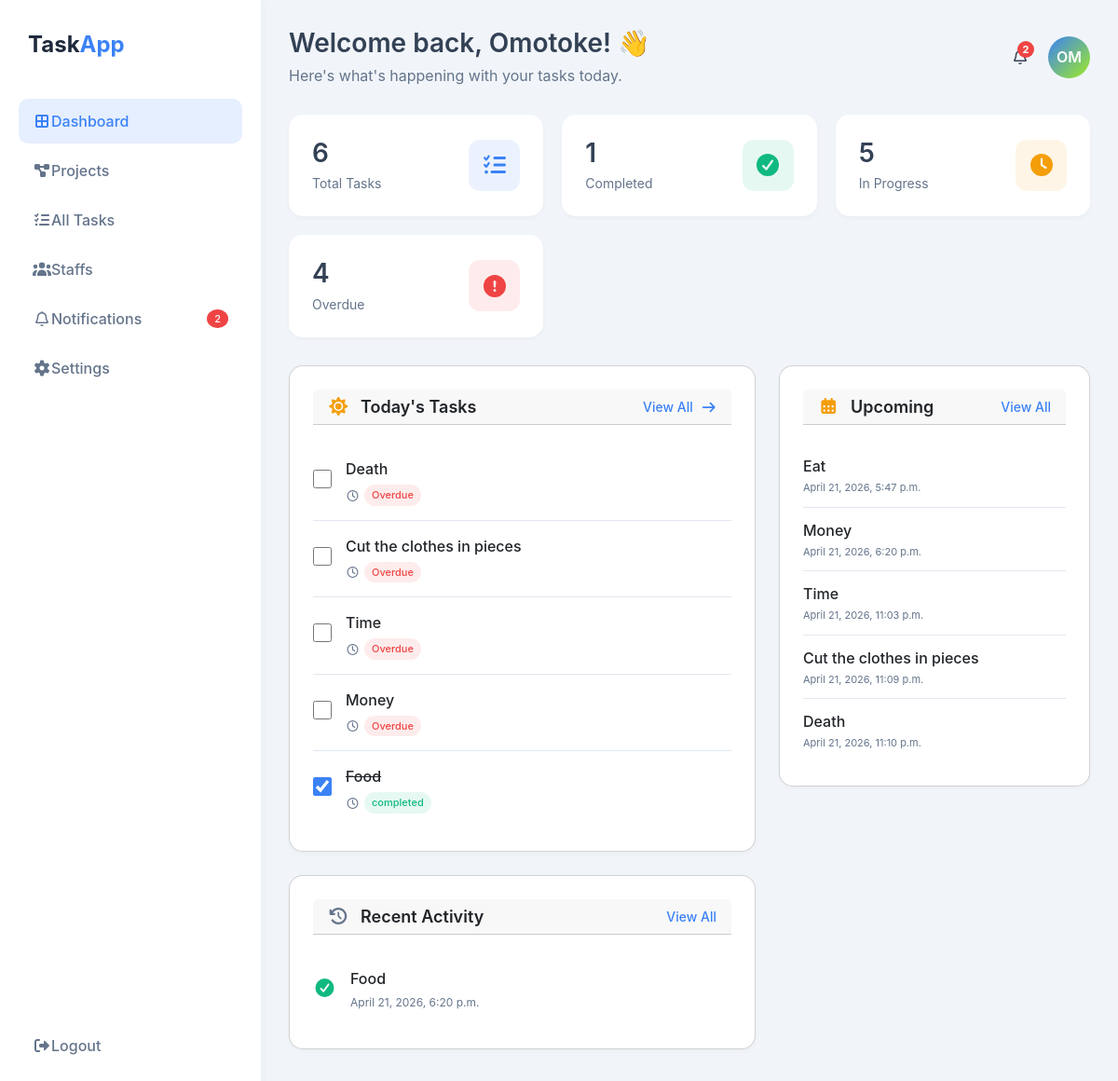
The app's page /Dash (signed in) with its own data.
### Task/models.py (models this page shows, shortened)
class Task(models.Model):
    user = models.ForeignKey(User, on_delete=models.CASCADE)
    title = models.CharField(max_length=255)
    completed = models.BooleanField(default=False)
    in_progress = models.BooleanField(default=True)
    overdue = models.BooleanField(default=False)
    created_at = models.DateTimeField(auto_now_add=True)
    due_date = models.DateTimeField(null=True, blank=True)
    assigned_members = models.TextField(blank=True, help_text='Comma-separated member IDs')

### Task/views.py (the view)
# urls.py: path('Dash', views.Dash, name='Dash'),
def Dash(request):
    user = request.user.id
    tasks = Task.objects.filter(user=request.user).count()
    completed = Task.objects.filter(user=request.user, completed=True).count()
    in_progress = Task.objects.filter(user=request.user, in_progress=True).count()
    overdue = Task.objects.filter(user=request.user, overdue=True).count()
    completed_tasks = Task.objects.filter(
            user=request.user,
            completed=True
    )[:5]
    progress_tasks = Task.objects.filter(
            user=request.user,
            in_progress=True
    )[:5]
    daily_task = Task.objects.filter(user=user).order_by('-created_at')[:5]
    from django.utils import timezone
    for task in daily_task:
        if task.due_date and task.due_date < timezone.now() and not task.completed and not task.overdue:
            task.overdue = True
            task.save()
    latest_completed = Task.objects.filter(user=user, completed=True).order_by('-created_at')[:5]
    return render(request, 'Dash.html',
        {
            'total_tasks': tasks,
            'completed_task': completed,
            'progress_Task': in_progress,
            'overdue_Task': overdue,
            'daily_task': daily_task,
            'latest_completed': latest_completed,
            'all_completed': completed_tasks,
            'progress_tasks': progress_tasks,
        }
    )

### Task/templates/Dash.html (shortened to what this page needs)
{% extends "base.html" %}
{% load static %}
{% load humanize %}
{% block content %}
    <div class="main-content">
        <div class="header">
            <div class="page-title">
                <h1>Welcome back, Omotoke! 👋</h1>
                <p>Here's what's happening with your tasks today.</p>
            </div>
            <div class="user-menu">
                <div class="notification-badge" style="cursor: pointer;" onclick="window.location.href='{% url 'notifications' %}'">
                    <i class="far fa-bell"></i>
                    <span class="badge" id="headerUnreadCount">0</span>
                </div>
                <div class="user-avatar">{{ user.username|slice:":2"|upper }}</div>
            </div>
        </div>
        <div class="stats-grid">
            <div class="stat-card total">
                <div class="stat-info">
                    <h3>{{ total_tasks }}</h3>
                    <p>Total Tasks</p>
                </div>
                <div class="stat-icon">
                    <i class="fas fa-tasks"></i>
                </div>
            </div>
            <div class="stat-card completed">
                <div class="stat-info">
                    <h3>{{ completed_task }}</h3>
                    <p>Completed</p>
                </div>
                <div class="stat-icon">
                    <i class="fas fa-check-circle"></i>
                </div>
            </div>
            <div class="stat-card pending">
                <div class="stat-info">
                    <h3>{{ progress_Task }}</h3>
                    <p>In Progress</p>
                </div>
                <div class="stat-icon">
                    <i class="fas fa-clock"></i>
                </div>
            </div>
            <div class="stat-card overdue">
                <div class="stat-info">
                    <h3>{{overdue_Task}}</h3>
                    <p>Overdue</p>
                </div>
                <div class="stat-icon">
                    <i class="fas fa-exclamation-circle"></i>
                </div>
            </div>
        </div>
        <div class="dashboard-grid">
            <div>
                <div class="card">
                    <div class="card-header">
                        <h3><i class="fas fa-sun me-2" style="color: var(--warning-color);"></i> Today's Tasks</h3>
                        <a href="#" class="view-all">View All <i class="fas fa-arrow-right ms-1"></i></a>
                    </div>
                    <div class="task-list">
                        {% if daily_task %}
                            {% for task in daily_task %}
                                <div class="task-item">
                                    <div class="task-checkbox">
                                        <input type="checkbox" data-task-id="{{ task.id }}" {% if task.completed %}checked{% endif %}>
                                    </div>
                                    <div class="task-content">
                                        <div class="task-title {% if task.completed %}text-decoration-line-through{% endif %} ">{{ task.title }}</div>
                                        <div class="task-meta">
                                            <span class="task-due">
                                                <i class="far fa-clock"></i>
                                                {% if task.completed %}
                                                    <span class="task-priority priority-low">completed</span>
                                                {% elif task.overdue %}
                                                    <span class="task-priority priority-high">Overdue</span>
                                                {% else %}
                                                    <span class="task-priority priority-medium">In Pogress</span>
                                                {% endif %}
                                            </span>
                                        </div>
                                    </div>
                                </div>
                            {% endfor %}
                        {% else %}
                             <div class="task-item">
                                <div class="task-content" style="text-align:">
                                    <div class="task-title">No Task Yet</div>
                                </div>
                            </div>
                        {% endif %}
                    </div>
                </div>
                <div class="card">
                    <div class="card-header">
                        <h3><i class="fas fa-history me-2" style="color: var(--text-light);"></i> Recent Activity</h3>
                        <a href="#" class="view-all">View All</a>
                    </div>
                    {% if all_completed %}
                        {% for completed in all_completed %}
                            <div class="activity-list">
                                <div class="task-item">
                                    <div class="task-checkbox">
                                        <i class="fas fa-check-circle" style="color: var(--success-color); font-size: 20px;"></i>
                                    </div>
                                    <div class="task-content">
                                        <div class="task-title">{{ completed.title }}</div>
                                        <div class="task-meta">
                                            <span class="task-due"> {{ completed.created_at   }} </span>
                                        </div>
                                    </div>
                                </div>
                            </div>
                        {% endfor %}
                    {% else %}
                        <h5>No completed Task</h5>
                    {% endif %}
                </div>
            </div>
            <div>
                <div class="card">
                    <div class="card-header">
                        <h3><i class="fas fa-calendar-alt me-2" style="color: var(--warning-color);"></i> Upcoming</h3>
                        <a href="#" class="view-all">View All</a>
                    </div>
                    <div class="upcoming-list">
                        {% if progress_tasks %}
                            {% for ptasks in progress_tasks %}
                                <div class="upcoming-item">
                                    <div class="upcoming-info">
                                    <div class="upcoming-title"> {{ ptasks.title }} </div>
                                        <div class="upcoming-category"> {{ ptasks.created_at }} </div>
                                    </div>
                                </div>
                            {% endfor %}
                        {% else %}
                            <h5 class="text-center">No Tasks Yet</h5>
                        {% endif %}
                    </div>
                </div>
            </div>
        </div>
    </div>
{% endblock content %}

### Task/static/css/style.css (style rules this page uses)
:root { --primary-color: #1e293b; --accent-color: #3b82f6; --success-color: #10b981; --warning-color: #f59e0b; --danger-color: #ef4444; --light-bg: #f8fafc; --border-color: #e2e8f0; --text-dark: #334155; --text-light: #64748b; }
* { margin: 0; padding: 0; box-sizing: border-box; }
body { font-family: 'Inter', sans-serif; background-color: #f1f5f9; color: var(--text-dark); }
.main-content { margin-left: 280px; padding: 30px; }
.header { display: flex; justify-content: space-between; align-items: center; margin-bottom: 30px; }
.page-title h1 { font-size: 28px; font-weight: 600; margin-bottom: 5px; }
.page-title p { color: var(--text-light); margin: 0; }
.user-menu { display: flex; align-items: center; gap: 20px; }
.notification-badge { position: relative; cursor: pointer; }
.badge { position: absolute; top: -5px; right: -5px; background: var(--danger-color); color: white; border-radius: 50%; width: 18px; height: 18px; font-size: 11px; display: flex; align-items: center; justify-content: center; }
.user-avatar { width: 45px; height: 45px; background: linear-gradient(135deg, var(--accent-color) 0%, #9feb25 100%); border-radius: 50%; display: flex; align-items: center; justify-content: center; color: white; font-weight: 600; cursor: pointer; }
.stats-grid { display: grid; grid-template-columns: repeat(auto-fit, minmax(240px, 1fr)); gap: 20px; margin-bottom: 30px; }
.stat-card { background: white; border-radius: 15px; padding: 25px; box-shadow: 0 2px 5px rgba(0, 0, 0, 0.03); transition: transform 0.3s ease, box-shadow 0.3s ease; display: flex; align-items: center; justify-content: space-between; }
.stat-info h3 { font-size: 28px; font-weight: 600; margin-bottom: 5px; }
.stat-info p { color: var(--text-light); margin: 0; font-size: 14px; }
.stat-icon { width: 55px; height: 55px; border-radius: 12px; display: flex; align-items: center; justify-content: center; font-size: 24px; }
.stat-card.total .stat-icon { background: rgba(59, 130, 246, 0.1); color: var(--accent-color); }
.stat-card.completed .stat-icon { background: rgba(16, 185, 129, 0.1); color: var(--success-color); }
.stat-card.pending .stat-icon { background: rgba(245, 158, 11, 0.1); color: var(--warning-color); }
.stat-card.overdue .stat-icon { background: rgba(239, 68, 68, 0.1); color: var(--danger-color); }
.dashboard-grid { display: grid; grid-template-columns: 1.5fr 1fr; gap: 25px; }
.card { background: white; border-radius: 15px; padding: 25px; box-shadow: 0 2px 5px rgba(0, 0, 0, 0.03); margin-bottom: 25px; }
.card-header { display: flex; justify-content: space-between; align-items: center; margin-bottom: 20px; }
.card-header h3 { font-size: 18px; font-weight: 600; margin: 0; }
.view-all { color: var(--accent-color); text-decoration: none; font-size: 14px; font-weight: 500; }
.task-item { display: flex; align-items: center; padding: 15px 0; border-bottom: 1px solid var(--border-color); }
.task-item:last-child { border-bottom: none; }
.task-checkbox { margin-right: 15px; }
.task-checkbox input[type="checkbox"] { width: 20px; height: 20px; cursor: pointer; accent-color: var(--accent-color); }
.task-content { flex: 1; }
.task-title { font-weight: 500; margin-bottom: 5px; }
.task-meta { display: flex; gap: 15px; font-size: 12px; color: var(--text-light); }
.task-priority { padding: 3px 8px; border-radius: 20px; font-size: 11px; font-weight: 500; }
.priority-high { background: rgba(239, 68, 68, 0.1); color: var(--danger-color); }
.priority-low { background: rgba(16, 185, 129, 0.1); color: var(--success-color); }
.task-due { display: flex; align-items: center; gap: 5px; }
.upcoming-item { display: flex; align-items: center; padding: 12px 0; border-bottom: 1px solid var(--border-color); }
.upcoming-item:last-child { border-bottom: none; }
.upcoming-info { flex: 1; }
.upcoming-title { font-weight: 500; margin-bottom: 3px; }
.upcoming-category { font-size: 11px; color: var(--text-light); }

### Task/templates/base.html (style rules this page uses)
.notification-badge { position: relative; cursor: pointer; }

### records on screen
Task: title "Death", overdue "Overdue", created_at "April 21, 2026, 11:10 p.m."
Task: title "Cut the clothes in pieces", overdue "Overdue", created_at "April 21, 2026, 11:09 p.m."
Task: title "Time", overdue "Overdue", created_at "April 21, 2026, 11:03 p.m."
Task: title "Money", overdue "Overdue", created_at "April 21, 2026, 6:20 p.m."
Task: completed "☑", title "Food", created_at "April 21, 2026, 6:20 p.m."
Task: title "Eat", created_at "April 21, 2026, 5:47 p.m."

### other values on screen
{{ user.username|slice:":2"|upper }} "OM"
{{ total_tasks }} "6"
{{ completed_task }} "1"
{{ progress_Task }} "5"
{{ overdue_Task }} "4"
